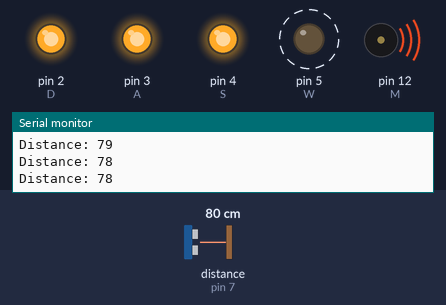
Bench run of a sketch on a simulated Arduino Uno, built with avr-gcc and run on an emulated ATmega328P. Parts: output pins drawn as LEDs (lit = HIGH), buzzer (waves = sounding), the last lines printed to the serial monitor. Wiring (inferred from the names in the program): ultrasonic range finder: trigger pin 6; echo pin 7. Dashed ring = blinking. Inputs (shaded band) come from the test bench; at power-on: distance to the obstacle (sensor on pin 7) 80 cm. The echo pulse lasts 58.3 µs per cm; pins used as bus, display or sensor lines are not drawn.

Above: at 1.4 s.
1.5 s: distance to the obstacle (sensor on pin 7) set to 55 cm
At 2.27 s:
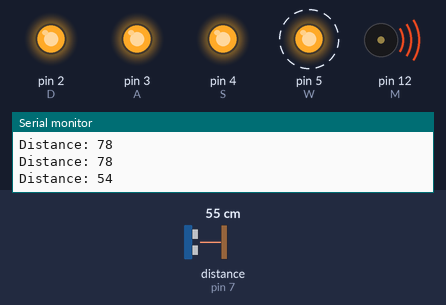
4.7 s: distance to the obstacle (sensor on pin 7) set to 49 cm
At 5.99 s:
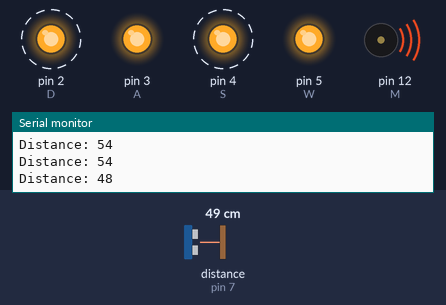
7.9 s: distance to the obstacle (sensor on pin 7) set to 13 cm
At 9.8 s:
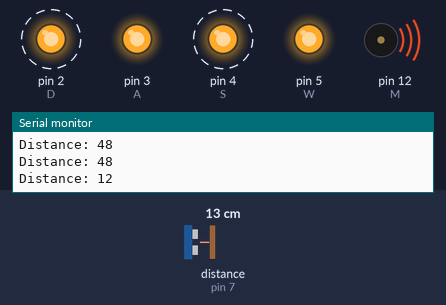
9.9 s: distance to the obstacle (sensor on pin 7) set to 10 cm
At 10.9 s:
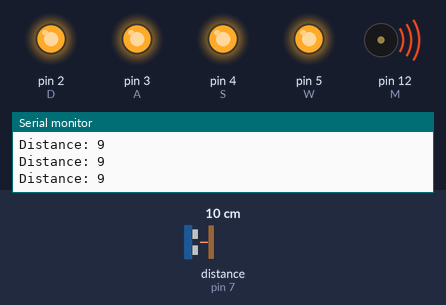
11.4 s: distance to the obstacle (sensor on pin 7) set to 18 cm
At 12.2 s:
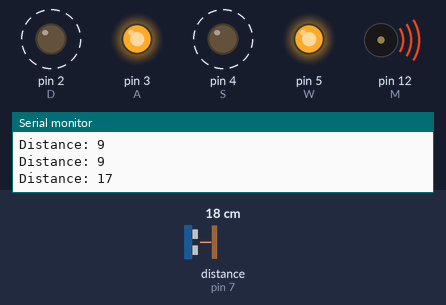
14.6 s: distance to the obstacle (sensor on pin 7) set to 60 cm
At 15.77 s:
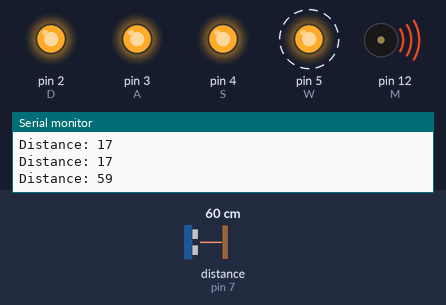
Timing chart, 0 to 18.8 s (numbered marks = the images above; inputs shaded):
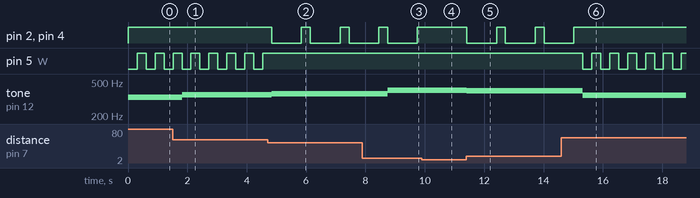

Measured:
- the behaviour switches between 52 and 51 cm on distance to the obstacle (sensor on pin 7) (found by bisection; images 1 and 2)
- the behaviour switches between 12 and 11 cm on distance to the obstacle (sensor on pin 7) (found by bisection; images 3 and 4)
- after the input at 1.5 s, tone on pin 12 (M): 332 Hz → 356 Hz after 0.32 s
- after the input at 4.7 s, pin 2 (D), pin 4 (S): alternates HIGH for 0.30 s and LOW for 1.0 s, starting after 0.14 s; pin 5 (W): stops changing and stays HIGH; tone on pin 12 (M): 356 Hz → 362 Hz after 0.14 s
- after the input at 7.9 s, tone on pin 12 (M): 362 Hz → 398 Hz after 0.85 s
- after the input at 9.9 s, pin 2 (D), pin 4 (S): stays HIGH (without the input it goes to LOW after 0.15 s); tone on pin 12 (M): 398 Hz → 401 Hz after 0.15 s
- after the input at 11.4 s, pin 2 (D), pin 4 (S): alternates HIGH for 0.30 s and LOW for 1.0 s, starting at once; tone on pin 12 (M): 401 Hz → 393 Hz at once
- after the input at 14.6 s, pin 2 (D), pin 4 (S): goes on until 15.0 s, then stays HIGH; pin 5 (W): alternates HIGH for 0.30 s and LOW for 0.30 s, starting after 0.72 s; tone on pin 12 (M): 393 Hz → 351 Hz after 0.72 s

The sketch:

arduino.ino
```cpp
#define E 7
#define T 6
#define W 5
#define S 4
#define A 3
#define D 2
#define M 12

void setup() {
  // put your setup code here, to run once:
  pinMode(D,OUTPUT);
  pinMode(A,OUTPUT);
  pinMode(S,OUTPUT);
  pinMode(W,OUTPUT);
  pinMode(E,INPUT);
  pinMode(T,OUTPUT);
  Serial.begin(9600);

  digitalWrite(S,HIGH);
  digitalWrite(D,HIGH);
  digitalWrite(A,HIGH);
  digitalWrite(W,HIGH);
}

void loop() {
  // put your main code here, to run repeatedly:
  //digitalWrite(2,LOW);
  //digitalWrite(3,HIGH);
  //digitalWrite(5,LOW);
  int dist = ping();
  if(dist > 10 && dist < 4000){
    if(dist > 50){
    digitalWrite(W,LOW);
    delay(300);
    digitalWrite(W,HIGH);
  } else {
    digitalWrite(W,HIGH);
    digitalWrite(S,LOW);
    digitalWrite(D,LOW);
    delay(1000);
    digitalWrite(S,HIGH);
    digitalWrite(D,HIGH);
  }
  delay(300);
  }
}

int ping()
{
  // Clears the trigPin
digitalWrite(T, LOW);
delayMicroseconds(2);
// Sets the trigPin on HIGH state for 10 micro seconds
digitalWrite(T, HIGH);
delayMicroseconds(10);
digitalWrite(T, LOW);
// Reads the echoPin, returns the sound wave travel time in microseconds
long duration = pulseIn(E, HIGH);
// Calculating the distance
int distance= duration*0.034/2;
Serial.print("Distance: ");
Serial.println(distance);
if(distance < 410){
  tone(M, 410 - distance);
}

return distance;
}
```
